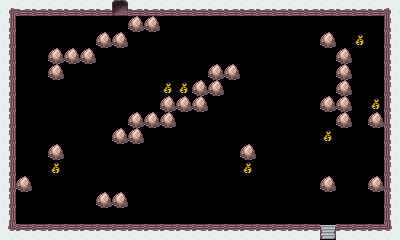

Rendered tile map (Tiled .tmx) drawn with the repository's tilesets; below, a short description and the full map source, tile grids included:
An orthogonal 25x15 tile map with 16x16 px tiles, 1 tile layer (Tile Layer 1).

<map version="1.0" tiledversion="1.0.3" orientation="orthogonal" renderorder="right-down" width="25" height="15" tilewidth="16" tileheight="16" nextobjectid="1">
 <properties>
  <property name="hint" value="Oh, a new floor!" />
 </properties>
 <tileset firstgid="1" name="Basic" tilewidth="16" tileheight="16" tilecount="16" columns="0">
  <grid orientation="orthogonal" width="1" height="1" />
  <tile id="1" type="Solid">
   <image width="16" height="16" source="../images/rock1.png" />
  </tile>
  <tile id="4" type="Solid">
   <image width="16" height="16" source="../images/wall2-2.png" />
  </tile>
  <tile id="13" type="Modifier">
   <properties>
    <property name="moneyDelta" type="int" value="5" />
   </properties>
   <image width="16" height="16" source="../images/money.png" />
  </tile>
  <tile id="27" type="Door">
   <properties>
    <property name="roomId" type="int" value="7" />
   </properties>
   <image width="16" height="16" source="../images/stairs.png" />
  </tile>
  <tile id="28" type="Door">
   <properties>
    <property name="roomId" type="int" value="11" />
   </properties>
   <image width="16" height="16" source="../images/door1.png" />
  </tile>
  <tile id="32" type="Start">
   <properties>
    <property name="orientation" type="int" value="2" />
    <property name="roomId" type="int" value="7" />
   </properties>
   <image width="16" height="16" source="../images/start-1.png" />
  </tile>
  <tile id="33" type="Start">
   <properties>
    <property name="roomId" type="int" value="11" />
   </properties>
   <image width="16" height="16" source="../images/start-2.png" />
  </tile>
  <tile id="53" type="Solid">
   <image width="16" height="16" source="../images/ground2.png" />
  </tile>
  <tile id="55" type="Solid">
   <image width="16" height="16" source="../images/wall2-3.png" />
  </tile>
  <tile id="56" type="Solid">
   <image width="16" height="16" source="../images/wall2-4.png" />
  </tile>
  <tile id="57" type="Solid">
   <image width="16" height="16" source="../images/wall2-5.png" />
  </tile>
  <tile id="59" type="Solid">
   <image width="16" height="16" source="../images/wall2-6.png" />
  </tile>
  <tile id="60" type="Solid">
   <image width="16" height="16" source="../images/wall2-7.png" />
  </tile>
  <tile id="61" type="Solid">
   <image width="16" height="16" source="../images/wall2-8.png" />
  </tile>
  <tile id="62" type="Solid">
   <image width="16" height="16" source="../images/wall2-9.png" />
  </tile>
  <tile id="64" type="Modifier">
   <properties>
    <property name="moneyDelta" type="int" value="10" />
   </properties>
   <image width="16" height="16" source="../images/money.png" />
  </tile>
 </tileset>
 <layer name="Tile Layer 1" width="25" height="15">
  <data encoding="csv">
61,62,62,62,62,62,62,29,62,62,62,62,62,62,62,62,62,62,62,62,62,62,62,62,63,
5,0,0,0,0,0,0,34,2,2,0,0,0,0,0,0,0,0,0,0,0,0,0,0,56,
5,0,0,0,0,0,2,2,0,0,0,0,0,0,0,0,0,0,0,0,2,0,65,0,56,
5,0,0,2,2,2,0,0,0,0,0,0,0,0,0,0,0,0,0,0,0,2,0,0,56,
5,0,0,2,0,0,0,0,0,0,0,0,0,2,2,0,0,0,0,0,0,2,0,0,56,
5,0,0,0,0,0,0,0,0,0,14,14,2,2,0,0,0,0,0,0,0,2,0,0,56,
5,0,0,0,0,0,0,0,0,0,2,2,2,0,0,0,0,0,0,0,2,2,0,14,56,
5,0,0,0,0,0,0,0,2,2,2,0,0,0,0,0,0,0,0,0,0,2,0,2,56,
5,0,0,0,0,0,0,2,2,0,0,0,0,0,0,0,0,0,0,0,65,0,0,0,56,
5,0,0,2,0,0,0,0,0,0,0,0,0,0,0,2,0,0,0,0,0,0,0,0,56,
5,0,0,65,0,0,0,0,0,0,0,0,0,0,0,65,0,0,0,0,0,0,0,0,56,
5,2,0,0,0,0,0,0,0,0,0,0,0,0,0,0,0,0,0,0,2,0,0,2,56,
5,0,0,0,0,0,2,2,0,0,0,0,0,0,0,0,0,0,0,0,0,0,0,0,56,
5,0,0,0,0,0,0,0,0,0,0,0,0,0,0,0,0,0,0,0,33,0,0,0,56,
60,57,57,57,57,57,57,57,57,57,57,57,57,57,57,57,57,57,57,57,28,57,57,57,58
</data>
 </layer>
</map>
